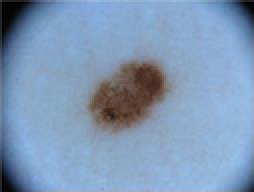
#> input picture preproccessing/cancer.jpeg, 127 x 96 px, found by its file name (shown 2 times larger)
$ jupyter execute 'Cancer Detection.ipynb'   (shell and % lines are left out)   (older library calls are emulated)
#> lines starting #> are read from the running program, lines starting #| are printed output that depends on the picture; after the words box and inside, x2 and y2 are one past the last pixel; in counts of white or black regions, pixels touching at a corner belong together
#> further down, img is the input picture: shape (96, 127, 3); mean B, G, R 183.3, 153, 128
[cell 1]
import cv2
import numpy as np
from IPython.display import Image
import matplotlib.pyplot as plt

[cell 2]
cv2

[cell 3]
def display_images(img_array):

    cmap = None

    #set up dims of subplot arrangement
    rows = len(img_array)/3+1
    cols = 3

    #make each image visible
    plt.figure(figsize=(20, 20))

    #add each image to plot
    for i, img in enumerate(img_array):
        # use gray scale color map if there is only one channel
        cmap = 'gray' if len(img.shape)==2 else cmap

        plt.subplot(rows, cols, i+1)
        plt.imshow(img, cmap=cmap)

    plt.tight_layout(pad=0, h_pad=0, w_pad=0)
    plt.show()

[cell 4]
def gray_and_blur(img, k_size=13):

    #convert to grayscale
    img = cv2.cvtColor(img, cv2.COLOR_RGB2GRAY)

    #blur image
    img = cv2.GaussianBlur(img, (k_size, k_size), 0)

    return img

def pre_edge(imgs, k_size=13):
#> called with k_size = 17
    processed = []

    for img in imgs:

        processed.append(gray_and_blur(img, k_size))
#> this loop made 1 pass
#> pass 1, in gray_and_blur, `img = cv2.cvtColor(img, cv2.COLOR_RGB2GRAY)`:
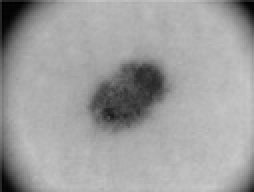
#> img: shape (96, 127) (shown 2 times larger); min 0, max 201, mean 159.2
#> after the loop, processed = 1 item

    return processed


def get_edges(imgs, low_t=40, high_t=120, k_size=17):
    edged = []
    #process images
    processed = pre_edge(imgs, k_size=k_size)
#> processed = 1 item

    for img in processed:
        edged.append(cv2.Canny(img, low_t, high_t))
#> after the loop, edged = 1 item

    return edged

[cell 5]
def find_cancer(imgs):
    edge_imgs = get_edges(imgs)
#> edge_imgs = 1 item

    cntrs = []


    for img in edge_imgs:
        _ , contours, hierarchy = cv2.findContours(img,cv2.RETR_TREE,cv2.CHAIN_APPROX_SIMPLE)
        cntrs.append(contours)
#> this loop made 1 pass
#> contours on pass 1: 7 contours, all with area under 20
#> after the loop, cntrs = 1 item

    max_cntrs = []

    for img_cntrs in cntrs:

        areas = []

        for cntr in img_cntrs:
            areas.append(cv2.contourArea(cntr))

        max_index = (areas.index(max(areas)))

        max_cntrs.append(contours[max_index])
#> this loop made 1 pass
#> (img_cntrs, max_index) on pass 1: (7 contours, all with area under 20, 3)
#> after the loop, max_cntrs = 1 contour, all with area under 20

    final_images = []

    for cnt, img in zip(max_cntrs, imgs):

        final_images.append(cv2.drawContours(img, cnt, -1, (0,255,0), 3))
#> after the loop, final_images = 1 item

    morph_imgs = []

    for img in final_images:

        se = np.ones((11,11), dtype='uint8')
        morph_imgs.append(cv2.morphologyEx(img, cv2.MORPH_CLOSE, se))
#> after the loop, morph_imgs = 1 item

    display_images(morph_imgs)
#> in display_images, `rows = len(img_array)/3+1`: rows = 1.33
#> the loop in display_images, `for i, img in enumerate(img_array):` made 1 pass
#> (the call stopped at in display_images, `plt.subplot(rows, cols, i+1)`: IPython is not available in this run)

[cell 6]
img = cv2.imread('cancer.jpeg')
find_cancer([img])

[cell 7]
def get_cancer_mask(img):

    img = img.copy()

    edge = get_edges([img])[0]
#> the loop in pre_edge (call 2), `for img in imgs: ` made 1 pass
#> the loop in get_edges (call 2), `for img in processed:` made 1 pass
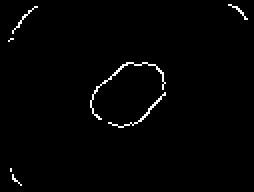
#> edge: shape (96, 127) (shown 2 times larger); 1.3% white in thin lines or dots, all inside (x1, y1, x2, y2) = (4, 2, 124, 93)

    _ , contours, hierarchy = cv2.findContours(edge,cv2.RETR_TREE,cv2.CHAIN_APPROX_SIMPLE)
#> contours = 7 contours, all with area under 20

    areas = []

    for cntr in contours:
        areas.append(cv2.contourArea(cntr))
#> this loop made 7 passes
#> cntr on passes 2, 5: [[5, 84], [5, 85]], [[5, 19], [4, 20], [5, 19], [6, 19]]
#> after the loop, areas = [1.5, 0, 11, 14, 0, 3.5, 4]

    max_index = (areas.index(max(areas)))
#> max_index = 3

    max_cntr = contours[max_index]
#> max_cntr = contour of 63 points, box (x1, y1, x2, y2) (45, 31, 83, 60), area 14

    img = np.ones(img.shape)
    img = cv2.drawContours(img, max_cntr, -1, (255,255,255), 3)
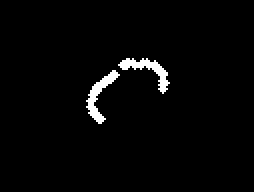
#> img: shape (96, 127, 3) float64 (shown 2 times larger); values 1 (black) and 255 (white), 2.3% white; 2 white regions, box (x1, y1, x2, y2) and area: (59, 29, 85, 47) 139, (43, 35, 60, 62) 139

    se = np.ones((9,9), dtype='uint8')
    img = cv2.morphologyEx(img, cv2.MORPH_CLOSE, se)
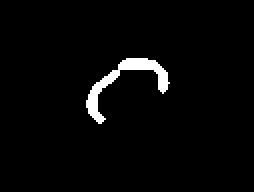
#> img: shape (96, 127, 3) float64 (shown 2 times larger); values 1 (black) and 255 (white), 2.6% white; 1 white region, box (x1, y1, x2, y2) and area: (43, 29, 85, 62) 323

    display_images([img])
#> (the call stopped at in display_images, `plt.subplot(rows, cols, i+1)`: IPython is not available in this run)

    return img
